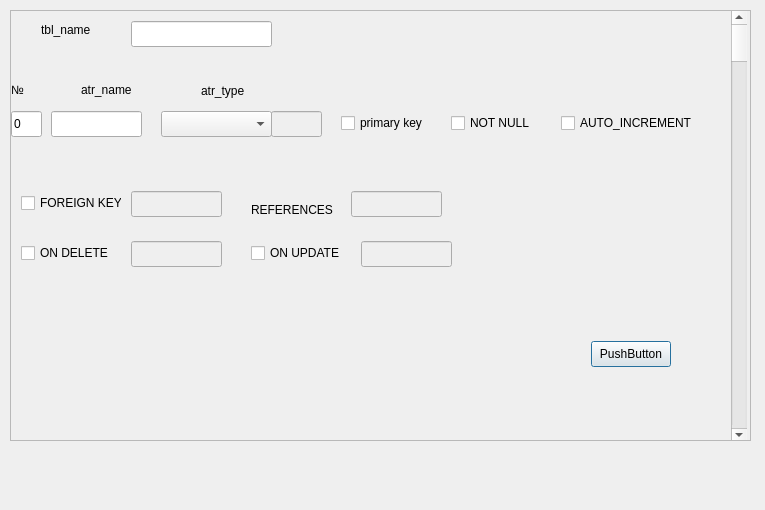
<?xml version="1.0" encoding="UTF-8"?>
<ui version="4.0">
 <class>NewTable</class>
 <widget class="QDialog" name="NewTable">
  <property name="geometry">
   <rect>
    <x>0</x>
    <y>0</y>
    <width>765</width>
    <height>510</height>
   </rect>
  </property>
  <property name="windowTitle">
   <string>Dialog</string>
  </property>
  <widget class="QScrollArea" name="scrollArea">
   <property name="geometry">
    <rect>
     <x>10</x>
     <y>10</y>
     <width>741</width>
     <height>431</height>
    </rect>
   </property>
   <property name="widgetResizable">
    <bool>true</bool>
   </property>
   <widget class="QWidget" name="scrollAreaWidgetContents">
    <property name="geometry">
     <rect>
      <x>0</x>
      <y>0</y>
      <width>739</width>
      <height>429</height>
     </rect>
    </property>
    <widget class="QComboBox" name="comboBox">
     <property name="geometry">
      <rect>
       <x>150</x>
       <y>100</y>
       <width>111</width>
       <height>26</height>
      </rect>
     </property>
    </widget>
    <widget class="QScrollBar" name="verticalScrollBar">
     <property name="geometry">
      <rect>
       <x>720</x>
       <y>0</y>
       <width>16</width>
       <height>431</height>
      </rect>
     </property>
     <property name="orientation">
      <enum>Qt::Vertical</enum>
     </property>
    </widget>
    <widget class="QLabel" name="label">
     <property name="geometry">
      <rect>
       <x>70</x>
       <y>70</y>
       <width>58</width>
       <height>18</height>
      </rect>
     </property>
     <property name="text">
      <string>atr_name</string>
     </property>
    </widget>
    <widget class="QLineEdit" name="lineEdit">
     <property name="geometry">
      <rect>
       <x>40</x>
       <y>100</y>
       <width>91</width>
       <height>26</height>
      </rect>
     </property>
    </widget>
    <widget class="QLabel" name="label_2">
     <property name="geometry">
      <rect>
       <x>190</x>
       <y>70</y>
       <width>61</width>
       <height>20</height>
      </rect>
     </property>
     <property name="text">
      <string>atr_type</string>
     </property>
    </widget>
    <widget class="QLineEdit" name="lineEdit_2">
     <property name="enabled">
      <bool>false</bool>
     </property>
     <property name="geometry">
      <rect>
       <x>260</x>
       <y>100</y>
       <width>51</width>
       <height>26</height>
      </rect>
     </property>
    </widget>
    <widget class="QCheckBox" name="checkBox">
     <property name="geometry">
      <rect>
       <x>330</x>
       <y>100</y>
       <width>85</width>
       <height>24</height>
      </rect>
     </property>
     <property name="text">
      <string>primary key</string>
     </property>
    </widget>
    <widget class="QCheckBox" name="checkBox_2">
     <property name="geometry">
      <rect>
       <x>440</x>
       <y>100</y>
       <width>85</width>
       <height>24</height>
      </rect>
     </property>
     <property name="text">
      <string>NOT NULL</string>
     </property>
    </widget>
    <widget class="QCheckBox" name="checkBox_3">
     <property name="geometry">
      <rect>
       <x>550</x>
       <y>100</y>
       <width>151</width>
       <height>24</height>
      </rect>
     </property>
     <property name="text">
      <string>AUTO_INCREMENT</string>
     </property>
    </widget>
    <widget class="QLineEdit" name="lineEdit_3">
     <property name="enabled">
      <bool>false</bool>
     </property>
     <property name="geometry">
      <rect>
       <x>120</x>
       <y>180</y>
       <width>91</width>
       <height>26</height>
      </rect>
     </property>
    </widget>
    <widget class="QLineEdit" name="lineEdit_4">
     <property name="enabled">
      <bool>false</bool>
     </property>
     <property name="geometry">
      <rect>
       <x>340</x>
       <y>180</y>
       <width>91</width>
       <height>26</height>
      </rect>
     </property>
    </widget>
    <widget class="QLabel" name="label_4">
     <property name="geometry">
      <rect>
       <x>240</x>
       <y>190</y>
       <width>91</width>
       <height>18</height>
      </rect>
     </property>
     <property name="text">
      <string>REFERENCES</string>
     </property>
    </widget>
    <widget class="QLabel" name="label_5">
     <property name="geometry">
      <rect>
       <x>30</x>
       <y>10</y>
       <width>58</width>
       <height>18</height>
      </rect>
     </property>
     <property name="text">
      <string>tbl_name</string>
     </property>
    </widget>
    <widget class="QLineEdit" name="lineEdit_5">
     <property name="geometry">
      <rect>
       <x>120</x>
       <y>10</y>
       <width>141</width>
       <height>26</height>
      </rect>
     </property>
    </widget>
    <widget class="QPushButton" name="pushButton">
     <property name="geometry">
      <rect>
       <x>580</x>
       <y>330</y>
       <width>80</width>
       <height>26</height>
      </rect>
     </property>
     <property name="text">
      <string>PushButton</string>
     </property>
    </widget>
    <widget class="QLineEdit" name="lineEdit_6">
     <property name="enabled">
      <bool>true</bool>
     </property>
     <property name="geometry">
      <rect>
       <x>0</x>
       <y>100</y>
       <width>31</width>
       <height>26</height>
      </rect>
     </property>
     <property name="text">
      <string>0</string>
     </property>
     <property name="readOnly">
      <bool>true</bool>
     </property>
    </widget>
    <widget class="QLabel" name="label_6">
     <property name="geometry">
      <rect>
       <x>0</x>
       <y>70</y>
       <width>21</width>
       <height>18</height>
      </rect>
     </property>
     <property name="text">
      <string>№</string>
     </property>
    </widget>
    <widget class="QCheckBox" name="checkBox_4">
     <property name="geometry">
      <rect>
       <x>10</x>
       <y>180</y>
       <width>101</width>
       <height>24</height>
      </rect>
     </property>
     <property name="text">
      <string>FOREIGN KEY</string>
     </property>
    </widget>
    <widget class="QLineEdit" name="lineEdit_7">
     <property name="enabled">
      <bool>false</bool>
     </property>
     <property name="geometry">
      <rect>
       <x>120</x>
       <y>230</y>
       <width>91</width>
       <height>26</height>
      </rect>
     </property>
    </widget>
    <widget class="QLineEdit" name="lineEdit_8">
     <property name="enabled">
      <bool>false</bool>
     </property>
     <property name="geometry">
      <rect>
       <x>350</x>
       <y>230</y>
       <width>91</width>
       <height>26</height>
      </rect>
     </property>
    </widget>
    <widget class="QCheckBox" name="checkBox_5">
     <property name="geometry">
      <rect>
       <x>10</x>
       <y>230</y>
       <width>101</width>
       <height>24</height>
      </rect>
     </property>
     <property name="text">
      <string>ON DELETE</string>
     </property>
    </widget>
    <widget class="QCheckBox" name="checkBox_6">
     <property name="geometry">
      <rect>
       <x>240</x>
       <y>230</y>
       <width>91</width>
       <height>24</height>
      </rect>
     </property>
     <property name="text">
      <string>ON UPDATE</string>
     </property>
    </widget>
   </widget>
  </widget>
 </widget>
 <resources/>
 <connections/>
</ui>
